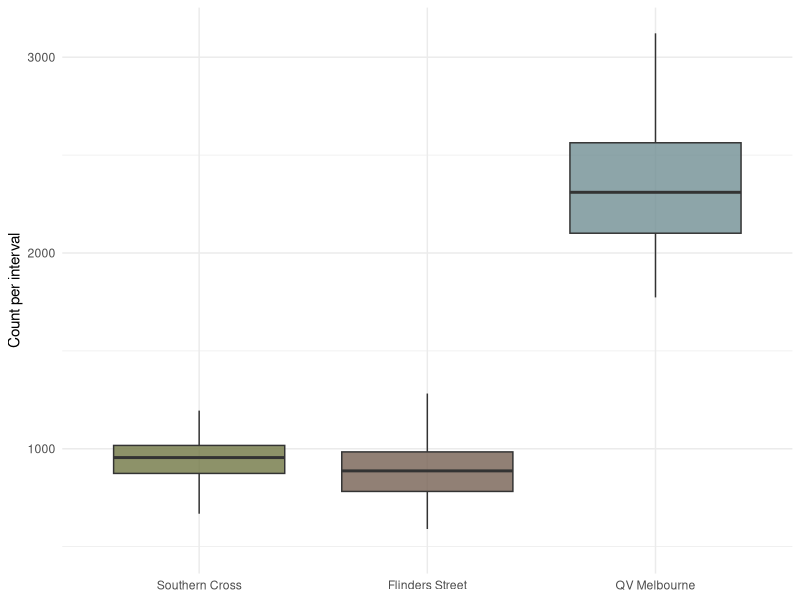
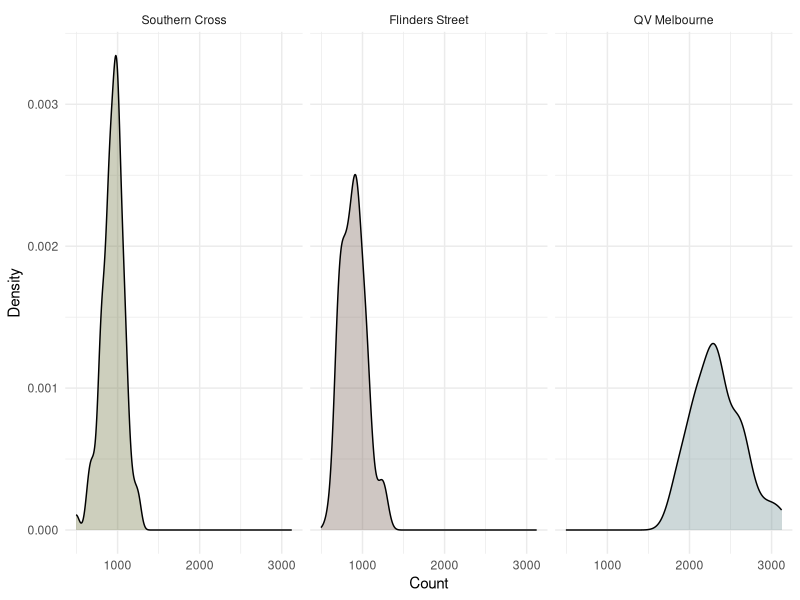
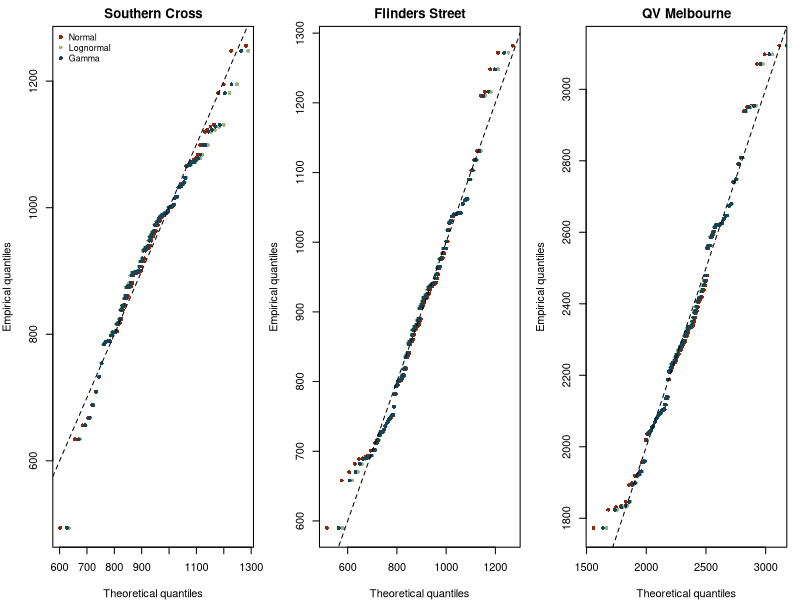
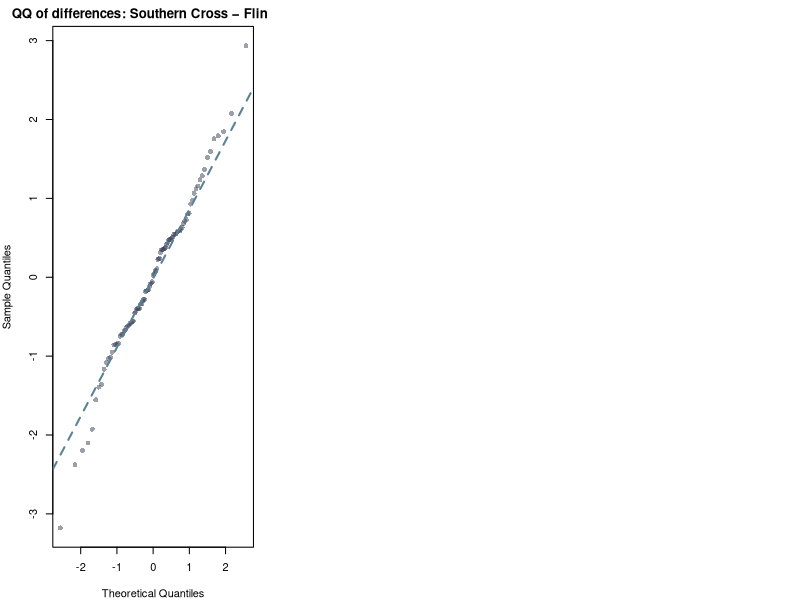
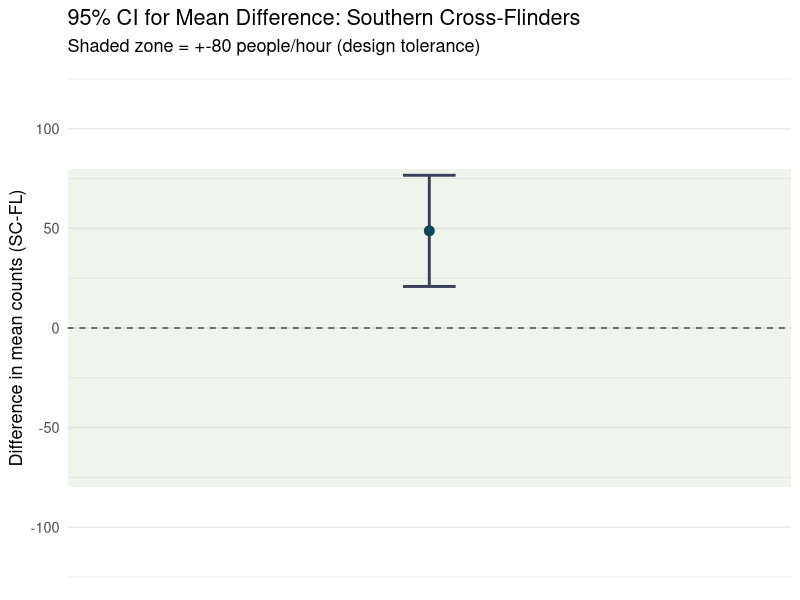
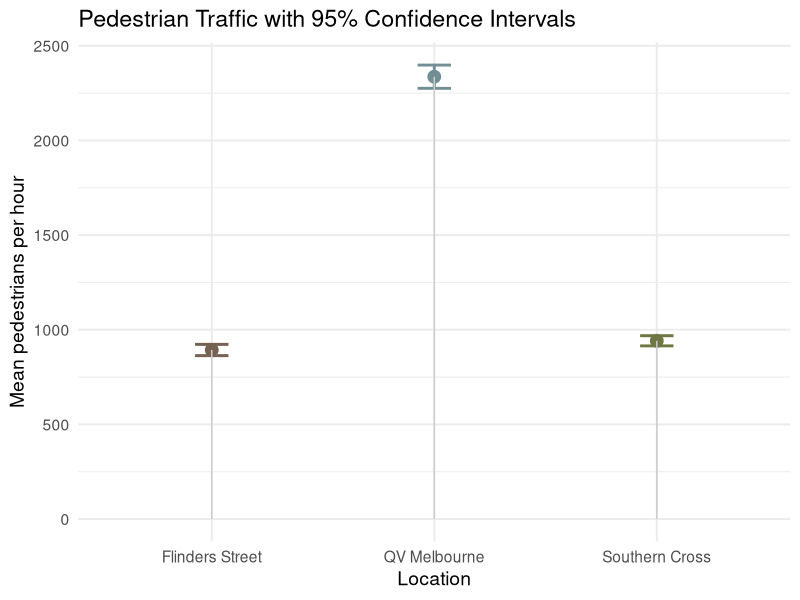
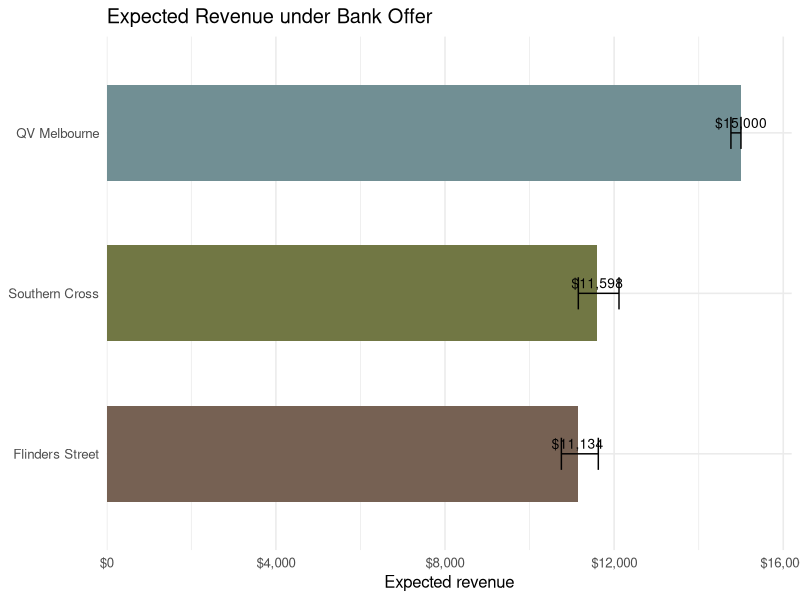

Reproduce these figures in R, in order.
## ---- chunk 1
#| label: setup
#| include: false
#| message: false
#| warning: false
knitr::opts_chunk$set(
fig.align = "center",
fig.width = 8,
fig.height = 5,
dpi = 150,
echo = TRUE,
warning = FALSE,
message = FALSE
)

library(boot)
library(MASS)
library(tidyverse)
library(knitr)
library(kableExtra)
library(broom)
library(purrr)
library(scales)

set.seed(355435)

cross_cols <- c(
"Flinders Street" = "#766153",
"QV Melbourne" = "#718f94",
"Southern Cross"  = "#717744")

## ---- chunk 2
pedestrian_df <- read.csv(here::here("data/pedestrian/pedestrians.csv"))

pedestrian_long <- pedestrian_df %>%
  mutate(obs = row_number()) %>%
  pivot_longer(-obs, names_to = "crossing", values_to = "count") %>%
  mutate(crossing = recode(crossing,
                           "flinders_street" = "Flinders Street",
                           "qv_melbourne"    = "QV Melbourne",
                           "southern_cross"  = "Southern Cross")) %>%
  mutate(crossing = factor(
    crossing,
    levels = c("Southern Cross", "Flinders Street", "QV Melbourne")))
## ---- chunk 3
#| label: fig-boxplot
#| fig-cap: "Pedestrian counts by crossing."
ggplot(pedestrian_long, aes(x = crossing, y = count, fill = crossing)) +
  geom_boxplot(outlier.shape = NA, alpha = 0.8) +
  scale_fill_manual(values = cross_cols) +
  labs(x = NULL, y = "Count per interval") +
  theme_minimal() +
  theme(legend.position = "none")

## ---- chunk 4
#| label: fig-density
#| fig-cap: "Distribution of pedestrian counts by crossing."
ggplot(pedestrian_long, aes(x = count, fill = crossing)) +
  geom_density(alpha = 0.35) +
  facet_wrap(~ crossing, scales = "fixed") +
  scale_fill_manual(values = cross_cols) +
  labs(x = "Count", y = "Density") +
  theme_minimal() +
  theme(legend.position = "none")
## ---- chunk 5
#| label: tbl-crossing-summary
pedestrian_long %>%
  group_by(crossing) %>%
  summarise(
    n      = n(),
    mean   = mean(count),
    median = median(count),
    sd     = sd(count),
    min    = min(count),
    max    = max(count),
    iqr    = IQR(count),
    .groups = "drop"
  ) %>%
  kable(
    digits = 1,
    col.names = c("Crossing", "n", "Mean", "Median", "SD", "Min", "Max", "IQR")
  ) %>%
  kable_styling(
    bootstrap_options = c("striped", "hover", "condensed", "responsive"),
    full_width = FALSE
  ) %>%
  row_spec(0, bold = TRUE, color = "#FFFFFF", background = "#598392") %>%
  column_spec(1, bold = TRUE, color = "#004D40")
## ---- chunk 6
#| label: tbl-mle

# Southern Cross
sc <- pedestrian_df$southern_cross
fit_sc_norm  <- fitdistr(sc, "normal")
fit_sc_logn  <- fitdistr(sc, "lognormal")
fit_sc_gamma <- fitdistr(sc, "gamma")   

sc_models <- tibble(
  crossing = "Southern Cross",
  model    = c("normal","lognormal","gamma"),
  logLik   = c(logLik(fit_sc_norm)[1],  logLik(fit_sc_logn)[1],  logLik(fit_sc_gamma)[1]),
  AIC      = c(AIC(fit_sc_norm),        AIC(fit_sc_logn),        AIC(fit_sc_gamma)),
  
  mean_est = c(
    unname(fit_sc_norm$estimate["mean"]),
    exp(fit_sc_logn$estimate["meanlog"] + 0.5*fit_sc_logn$estimate["sdlog"]^2),
    unname(fit_sc_gamma$estimate["shape"] / fit_sc_gamma$estimate["rate"])),
  
  sd_est   = c(
    unname(fit_sc_norm$estimate["sd"]),
    sqrt((exp(fit_sc_logn$estimate["sdlog"]^2) - 1) *
           exp(2*fit_sc_logn$estimate["meanlog"] + fit_sc_logn$estimate["sdlog"]^2)),
    sqrt(unname(fit_sc_gamma$estimate["shape"]) / (unname(fit_sc_gamma$estimate["rate"])^2))))

# Flinders Street
fl <- pedestrian_df$flinders_street
fit_fl_norm  <- fitdistr(fl, "normal")
fit_fl_logn  <- fitdistr(fl, "lognormal")
fit_fl_gamma <- fitdistr(fl, "gamma")

fl_models <- tibble(
  crossing = "Flinders Street",
  model    = c("normal","lognormal","gamma"),
  logLik   = c(logLik(fit_fl_norm)[1],  logLik(fit_fl_logn)[1],  logLik(fit_fl_gamma)[1]),
  AIC      = c(AIC(fit_fl_norm),        AIC(fit_fl_logn),        AIC(fit_fl_gamma)),
  
  mean_est = c(
    unname(fit_fl_norm$estimate["mean"]),
    exp(fit_fl_logn$estimate["meanlog"] + 0.5*fit_fl_logn$estimate["sdlog"]^2),
    unname(fit_fl_gamma$estimate["shape"] / fit_fl_gamma$estimate["rate"])),
  
  sd_est   = c(
    unname(fit_fl_norm$estimate["sd"]),
    sqrt((exp(fit_fl_logn$estimate["sdlog"]^2) - 1) *
           exp(2*fit_fl_logn$estimate["meanlog"] + fit_fl_logn$estimate["sdlog"]^2)),
    sqrt(unname(fit_fl_gamma$estimate["shape"]) / (unname(fit_fl_gamma$estimate["rate"])^2))))

# QV Melbourne
qv <- pedestrian_df$qv_melbourne
fit_qv_norm  <- fitdistr(qv, "normal")
fit_qv_logn  <- fitdistr(qv, "lognormal")
fit_qv_gamma <- fitdistr(qv, "gamma")

qv_models <- tibble(
  crossing = "QV Melbourne",
  model    = c("normal","lognormal","gamma"),
  logLik   = c(logLik(fit_qv_norm)[1],  logLik(fit_qv_logn)[1],  logLik(fit_qv_gamma)[1]),
  AIC      = c(AIC(fit_qv_norm),        AIC(fit_qv_logn),        AIC(fit_qv_gamma)),
  
  mean_est = c(
    unname(fit_qv_norm$estimate["mean"]),
    exp(fit_qv_logn$estimate["meanlog"] + 0.5*fit_qv_logn$estimate["sdlog"]^2),
    unname(fit_qv_gamma$estimate["shape"] / fit_qv_gamma$estimate["rate"])),
  
  sd_est   = c(
    unname(fit_qv_norm$estimate["sd"]),
    sqrt((exp(fit_qv_logn$estimate["sdlog"]^2) - 1) *
           exp(2*fit_qv_logn$estimate["meanlog"] + fit_qv_logn$estimate["sdlog"]^2)),
    sqrt(unname(fit_qv_gamma$estimate["shape"]) / (unname(fit_qv_gamma$estimate["rate"])^2))))

mle_fits <- bind_rows(sc_models, fl_models, qv_models) %>%
  arrange(crossing, AIC)

mle_fits  %>%
  kable(
    caption = "Maximum-likelihood estimates for Normal, Lognormal and Gamma models across the three crossings.",
    col.names = c("Crossing", "Model", "Log-Likelihood", "AIC", "Mean Estimate", "SD Estimate"),
    digits = 1,
    align = rep("c")) %>%
  kable_styling(
    bootstrap_options = c("striped", "hover", "condensed", "responsive"),
    full_width = FALSE,
    position = "center") %>%
  row_spec(0, bold = TRUE, color = "#FFFFFF", background = "#598392") %>%
  column_spec(1, bold = TRUE, color = "#004D40")
## ---- chunk 7
#| label: fig-qqplots
#| fig-cap: "QQ plots comparing empirical and theoretical quantiles for the fitted Normal, Lognormal and Gamma models at each crossing."
#| warning: false

par(mfrow = c(1,3), mar = c(4,4,2,1))

## Southern Cross 
x <- sort(sc); n <- length(x); p <- (seq_len(n) - 0.5) / n
qN <- qnorm(p,  mean = fit_sc_norm$estimate["mean"],    sd = fit_sc_norm$estimate["sd"])
qL <- qlnorm(p, meanlog = fit_sc_logn$estimate["meanlog"], sdlog = fit_sc_logn$estimate["sdlog"])
qG <- qgamma(p, shape = fit_sc_gamma$estimate["shape"], rate = fit_sc_gamma$estimate["rate"])

plot(qN, x, xlab = "Theoretical quantiles", ylab = "Empirical quantiles",
     main = "Southern Cross", pch = 16, col = "#8F250C", cex = 0.8)
points(qL, x, pch = 16, col = "#9cb380", cex = 0.8)
points(qG, x, pch = 16, col = "#124559", cex = 0.8)
abline(0, 1, lty = 2)
legend("topleft", legend = c("Normal", "Lognormal", "Gamma"),
       col = c("#8F250C", "#9cb380", "#124559"), pch = 16, bty = "n", cex = 0.8)

# Flinders Street
x <- sort(fl); n <- length(x); p <- (seq_len(n) - 0.5) / n
qN <- qnorm(p,  mean = fit_fl_norm$estimate["mean"],    sd = fit_fl_norm$estimate["sd"])
qL <- qlnorm(p, meanlog = fit_fl_logn$estimate["meanlog"], sdlog = fit_fl_logn$estimate["sdlog"])
qG <- qgamma(p, shape = fit_fl_gamma$estimate["shape"], rate = fit_fl_gamma$estimate["rate"])

plot(qN, x, xlab = "Theoretical quantiles", ylab = "Empirical quantiles",
     main = "Flinders Street", pch = 16, col = "#8F250C", cex = 0.8)
points(qL, x, pch = 16, col = "#9cb380", cex = 0.8)
points(qG, x, pch = 16, col = "#124559", cex = 0.8)
abline(0, 1, lty = 2)

# QV Melbourne 
x <- sort(qv); n <- length(x); p <- (seq_len(n) - 0.5) / n
qN <- qnorm(p,  mean = fit_qv_norm$estimate["mean"],    sd = fit_qv_norm$estimate["sd"])
qL <- qlnorm(p, meanlog = fit_qv_logn$estimate["meanlog"], sdlog = fit_qv_logn$estimate["sdlog"])
qG <- qgamma(p, shape = fit_qv_gamma$estimate["shape"], rate = fit_qv_gamma$estimate["rate"])

plot(qN, x, xlab = "Theoretical quantiles", ylab = "Empirical quantiles",
     main = "QV Melbourne", pch = 16, col = "#8F250C", cex = 0.8)
points(qL, x, pch = 16, col = "#9cb380", cex = 0.8)
points(qG, x, pch = 16, col = "#124559", cex = 0.8)
abline(0, 1, lty = 2)

## ---- chunk 8
#| label: tbl-q90-sample

pedestrian_long %>%
  group_by(crossing) %>%
  summarise(q90 = quantile(count, 0.9)) %>%
  kable(caption = "Empirical 90th percentile estimates and 95% bootstrap confidence intervals for each crossing",
        digits = 1, align = c("l","r")) %>%
  kable_styling(
    bootstrap_options = c("striped", "hover", "condensed", "responsive"),
    full_width = FALSE) %>%
  row_spec(0, bold = TRUE, color = "#FFFFFF", background = "#598392") %>%
  column_spec(1, bold = TRUE, color = "#004D40")
  
q90_fn <- function(data, i) quantile(data[i], 0.9)

# Flinders Street
fl_boot <- boot(pedestrian_df$flinders_street, q90_fn, R = 1000)
ci_fl <- boot.ci(fl_boot, type = "perc")

# Southern Cross
sc_boot <- boot(pedestrian_df$southern_cross, q90_fn, R = 1000)
ci_sc <- boot.ci(sc_boot, type = "perc")

# QV Melbourne
qv_boot <- boot(pedestrian_df$qv_melbourne, q90_fn, R = 1000)
ci_qv <- boot.ci(qv_boot, type = "perc")

sample_tbl <- tibble(
  crossing = c("Flinders Street","Southern Cross","QV Melbourne"),
  q90_sample = round(c(
    quantile(pedestrian_df$flinders_street, 0.9),
    quantile(pedestrian_df$southern_cross, 0.9),
    quantile(pedestrian_df$qv_melbourne, 0.9)), 
    2),
  q90_sample_low  = round(c(ci_fl$percent[4], ci_sc$percent[4], ci_qv$percent[4]), 2),
  q90_sample_high = round(c(ci_fl$percent[5], ci_sc$percent[5], ci_qv$percent[5]), 2))

## ---- chunk 9
#| label: tbl-q90-final

q90_model_point <- list(
  fl = qlnorm(0.9, meanlog = fit_fl_logn$estimate["meanlog"], sdlog = fit_fl_logn$estimate["sdlog"]),
  sc = qnorm (0.9, mean    = fit_sc_norm$estimate["mean"],     sd    = fit_sc_norm$estimate["sd"]),
  qv = qlnorm(0.9, meanlog = fit_qv_logn$estimate["meanlog"], sdlog = fit_qv_logn$estimate["sdlog"]))

q90_model_ci <- function(fit, dist, n, B = 1000) {
  boot_q90 <- replicate(B, {
    sim <- if (dist == "normal") {
      rnorm(n, mean = fit$estimate["mean"], sd = fit$estimate["sd"])}
    else {
      rlnorm(n, meanlog = fit$estimate["meanlog"], sdlog = fit$estimate["sdlog"])}
    quantile(sim, 0.9)})
  quantile(boot_q90, c(0.025, 0.975))}

n_fl <- nrow(pedestrian_df)
n_sc <- nrow(pedestrian_df)
n_qv <- nrow(pedestrian_df)

ci_fl_m <- q90_model_ci(fit_fl_logn, "lognormal", n_fl)
ci_sc_m <- q90_model_ci(fit_sc_norm, "normal", n_sc)
ci_qv_m <- q90_model_ci(fit_qv_logn, "lognormal", n_qv)

model_tbl <- tibble(
  crossing       = c("Flinders Street","Southern Cross","QV Melbourne"),
  model          = c("lognormal","normal","lognormal"),
  q90_model      = round(c(q90_model_point$fl, q90_model_point$sc, q90_model_point$qv), 2),
  q90_model_low  = round(c(ci_fl_m[1], ci_sc_m[1], ci_qv_m[1]), 2),
  q90_model_high = round(c(ci_fl_m[2], ci_sc_m[2], ci_qv_m[2]), 2))

final_tbl <- sample_tbl %>%
  left_join(model_tbl, by = "crossing")

final_tbl %>%
  kable(
    caption = "Comparison of empirical and model-based 90th percentile estimates with 95% confidence intervals for each crossing",
    digits = 1,
    align = rep("c", ncol(.))) %>%
  kable_styling(
    bootstrap_options = c("striped", "hover", "condensed", "responsive"),
    full_width = FALSE,
    position = "center") %>%
  row_spec(0, bold = TRUE, color = "#FFFFFF", background = "#598392") %>%
  column_spec(1, bold = TRUE, color = "#004D40")

## ---- chunk 10
#| label: tbl-t-test

df  <- na.omit(pedestrian_df[, c("southern_cross","flinders_street")])
sc  <- df$southern_cross
fl  <- df$flinders_street
d   <- sc - fl                 

tt <- t.test(sc, fl, paired = TRUE, conf.level = 0.95)
paired_tt_tbl <- tibble(
  Comparison = "Southern Cross − Flinders Street",
  Mean_Diff  = tt$estimate,
  `95% CI (Low)` = tt$conf.int[1],
  `95% CI (High)` = tt$conf.int[2],
  t_value = tt$statistic,
  df = tt$parameter,
  p_value = tt$p.value)

paired_tt_tbl %>%
  kable(
    caption = "Paired t-test results comparing Southern Cross and Flinders Street (95% confidence interval for mean difference).",
    digits = 2,
    align = rep("c", ncol(.))) %>%
  kable_styling(
    bootstrap_options = c("striped", "hover", "condensed", "responsive"),
    full_width = FALSE,
    position = "center") %>%
  row_spec(0, bold = TRUE, color = "#FFFFFF", background = "#598392") %>%
  column_spec(1, bold = TRUE, color = "#004D40")

## ---- chunk 11
#| label: fig-qq-differences
#| fig-cap: "QQ plot of paired differences (Southern Cross - Flinders Street) showing approximate normality."

qqnorm(scale(d),
       main = "QQ of differences: Southern Cross − Flinders",
       pch  = 16,
       col  = adjustcolor("#3a405a", alpha.f = 0.5))

qqline(scale(d),
       col  = "#598392",
       lwd  = 2,
       lty  = 2)
## ---- chunk 12
#| label: fig-ci
#| fig-cap: "95% confidence interval for the mean difference between Southern Cross and Flinders Street. Shaded area shows +-80 people/hour design tolerance."

ci <- tibble(
  estimate = tt$estimate,
  lower = tt$conf.int[1],
  upper = tt$conf.int[2])

ggplot(ci) +
  geom_rect(aes(xmin = -Inf, xmax = Inf, ymin = -80, ymax = 80),
            fill = "#b5cda3", alpha = 0.2) +
  geom_errorbar(aes(x = 1, ymin = lower, ymax = upper),
                width = 0.08, linewidth = 1,
                colour = "#3a405a") +
  geom_point(aes(x = 1, y = estimate),
             size = 3, colour = "#124559") +
  geom_hline(yintercept = 0, linetype = "dashed", colour = "#444444") +
  coord_cartesian(ylim = c(-120, 120)) +
  scale_x_continuous(limits = c(0.5, 1.5), breaks = NULL) +
  labs(
    title = "95% CI for Mean Difference: Southern Cross-Flinders",
    subtitle = "Shaded zone = +-80 people/hour (design tolerance)",
    y = "Difference in mean counts (SC-FL)",
    x = NULL) +
  theme_minimal(base_size = 13)

## ---- chunk 13
# Southern Cross
tt_sc <- t.test(pedestrian_df$southern_cross, conf.level = 0.95)

# Flinders Street
tt_fl <- t.test(pedestrian_df$flinders_street, conf.level = 0.95)

# QV
tt_qv <- t.test(pedestrian_df$qv, conf.level = 0.95)
## ---- chunk 14
#| label: tbl-task4-ttest

tt_table <- tibble(
  Location = c("Southern Cross", "Flinders Street", "QV Melbourne"),
  Mean     = c(tt_sc$estimate, tt_fl$estimate, tt_qv$estimate),
  `95% CI (Low)`  = c(tt_sc$conf.int[1], tt_fl$conf.int[1], tt_qv$conf.int[1]),
  `95% CI (High)` = c(tt_sc$conf.int[2], tt_fl$conf.int[2], tt_qv$conf.int[2]))

tt_table %>%
  kable(
    caption = "Mean pedestrian counts and 95% confidence intervals for each crossing (one-sample t-tests)",
    digits = 1,
    align = rep("c", ncol(.))) %>%
  kable_styling(
    bootstrap_options = c("striped", "hover", "condensed", "responsive"),
    full_width = FALSE,
    position = "center") %>%
  row_spec(0, bold = TRUE, color = "#FFFFFF", background = "#598392") %>%
  column_spec(1, bold = TRUE, color = "#004D40")
## ---- chunk 15
#| label: fig-task4-traffic

ggplot(tt_table, aes(x = Location, y = Mean, color = Location)) +
  geom_point(size = 4) +
  geom_errorbar(aes(ymin = `95% CI (Low)`, ymax = `95% CI (High)`), width = 0.15, linewidth = 1) +
  geom_segment(aes(xend = Location, y = 0, yend = Mean), color = "grey80") +
  scale_color_manual(values = cross_cols) +
  labs(
    title = "Pedestrian Traffic with 95% Confidence Intervals",
    y = "Mean pedestrians per hour",
    x = "Location") +
  theme_minimal(base_size = 14) +
  theme(legend.position = "none")

## ---- chunk 16
#| label: tbl-task5-revenue

THRESH  <- 1000
BASE    <- 10000
BONUS   <- 5000
LEVEL   <- 0.95

# Binomial proportion + Wilson CI
rev_ci <- pedestrian_long %>%
  mutate(over_1000 = count > THRESH) %>%
  group_by(crossing) %>%
  summarise(
    n = n(),
    k = sum(over_1000),
    .groups = "drop") %>%
  rowwise() %>%
  mutate(
    pt   = list(prop.test(k, n, conf.level = LEVEL, correct = TRUE)),
    phat = pt$estimate[[1]],
    lo_p = pt$conf.int[1],
    hi_p = pt$conf.int[2],
    rev_hat = BASE + BONUS * phat,
    rev_lo  = BASE + BONUS * lo_p,
    rev_hi  = BASE + BONUS * hi_p) %>%
  ungroup() 

rev_ci <- rev_ci[, c("crossing","n", "k", "phat", "lo_p", "hi_p", "rev_hat", "rev_lo", "rev_hi")]

rev_ci %>%
  kable(
    caption = "Estimated expected revenue and 95% confidence intervals for each crossing using the Wilson score interval.",
    col.names = c("Crossing", "n", "k", "Proportion >1000", "CI (Low)", "CI (High)", "Estimated Revenue", "Revenue CI (Low)", "Revenue CI (High)"),
    digits = 1,
    align = rep("c", ncol(.))) %>%
  kable_styling(
    bootstrap_options = c("striped", "hover", "condensed", "responsive"),
    full_width = FALSE,
    position = "center") %>%
  row_spec(0, bold = TRUE, color = "#FFFFFF", background = "#598392") %>%
  column_spec(1, bold = TRUE, color = "#004D40")
## ---- chunk 17
#| label: fig-task5-revenue
#| fig-cap: "Expected billboard revenue with 95% confidence intervals at each crossing."

ggplot(rev_ci, aes(x = reorder(crossing, rev_hat), y = rev_hat)) +
  geom_col(aes(fill = crossing), width = 0.6) +
  geom_errorbar(aes(ymin = rev_lo, ymax = rev_hi), width = 0.2) +
  geom_text(aes(label = dollar(rev_hat, accuracy = 1)),
            vjust = -0.5, size = 3.5) +
  scale_fill_manual(values = cross_cols) +
  scale_y_continuous(
    labels = label_dollar(prefix = "$", accuracy = 1),
    expand = expansion(mult = c(0, 0.08))) +
  coord_flip() +
  labs(
    title = "Expected Revenue under Bank Offer",
    x = NULL, y = "Expected revenue") +
  theme_minimal(base_size = 12) +
  theme(legend.position = "none")
